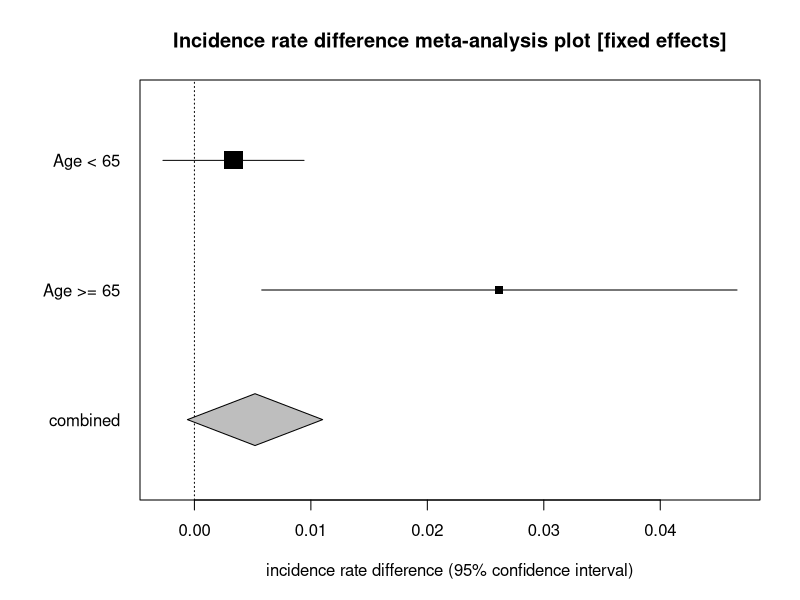
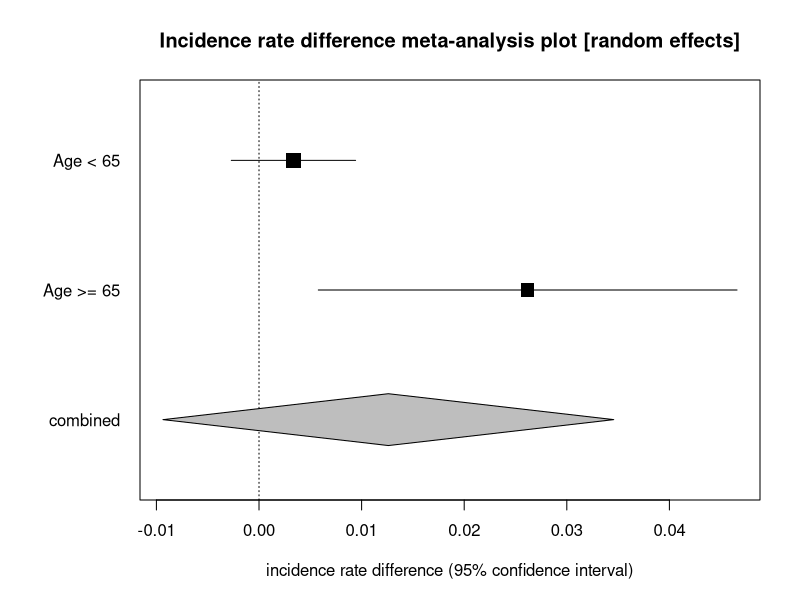

The R source for these figures, in order:
# Incidence rate meta-analysis: the StatsDirect help example (Rothman and Monson 1973,
# deaths among patients with trigeminal neuralgia in two age strata, exposed and not
# exposed; the test workbook's meta worksheet columns Exposed cases, Exposed
# person-time, Control cases, Control person-time and Age split) in R
a <- c(14, 76)        # cases in the exposed groups
pt1 <- c(1516, 949)   # person-years in the exposed groups
b <- c(10, 121)       # cases in the non-exposed groups
pt2 <- c(1701, 2245)  # person-years in the non-exposed groups
strata <- c("Age < 65", "Age >= 65")
k <- length(a)
z <- qnorm(0.975)     # for 95% confidence intervals
six <- function(x) formatC(x, digits = 6, format = "f", drop0trailing = TRUE)
pv <- function(p) {
  if (p < 0.0001) "P < 0.0001" else
    paste("P =", formatC(p, digits = 4, format = "f", drop0trailing = TRUE))
}

# Base R has no meta-analysis function, so the pooling follows the formulae above: a
# fixed effects estimate weighted by inverse variance, Cochran's Q for heterogeneity,
# the DerSimonian-Laird moment estimate of the between-studies variance (tau squared,
# zero when Q is below its degrees of freedom) and the random effects estimate, whose
# weights add tau squared to each stratum's variance (two or more strata)
pool <- function(y, v) {
  w <- 1 / v
  fixed <- sum(w * y) / sum(w)
  q <- sum(w * (y - fixed)^2)
  tau2 <- max(0, (q - (k - 1)) / (sum(w) - sum(w^2) / sum(w)))
  wr <- 1 / (v + tau2)
  list(fixed = fixed, se = sqrt(1 / sum(w)), q = q, tau2 = tau2,
       random = sum(wr * y) / sum(wr), se_r = sqrt(1 / sum(wr)),
       fixed_pct = 100 * w / sum(w), random_pct = 100 * wr / sum(wr))
}
# The pooled part of the report; f back-transforms a log ratio to a ratio
summarise <- function(p, name, null, f = identity) {
  ci <- function(est, se) {
    paste0("(95% CI = ", six(f(est - z * se)), " to ", six(f(est + z * se)), ")")
  }
  cat("Fixed effects (inverse variance)\n")
  cat("Pooled", name, "=", six(f(p$fixed)), ci(p$fixed, p$se), "\n")
  cat("Z (test ", name, " differs from ", null, ") = ", six(p$fixed / p$se), "  ",
      pv(2 * pnorm(-abs(p$fixed / p$se))), "\n", sep = "")
  cat("Non-combinability of studies\n")
  cat("Cochran Q = ", six(p$q), "  (df = ", k - 1, ")  ",
      pv(pchisq(p$q, k - 1, lower.tail = FALSE)), "\n", sep = "")
  cat("Moment-based estimate of between studies variance =", six(p$tau2), "\n")
  # I2 is the share of Q beyond its degrees of freedom; StatsDirect adds a confidence
  # interval for it when there are at least three strata
  i2 <- max(0, 100 * (p$q - (k - 1)) / p$q)
  cat("I2 (inconsistency) = ",
      formatC(i2, digits = 1, format = "f", drop0trailing = TRUE), "%\n", sep = "")
  cat("Random effects (DerSimonian-Laird)\n")
  cat("Pooled", name, "=", six(f(p$random)), ci(p$random, p$se_r), "\n")
  cat("Z (test ", name, " differs from ", null, ") = ", six(p$random / p$se_r), "  ",
      pv(2 * pnorm(-abs(p$random / p$se_r))), "\n", sep = "")
}
# The forest plots that follow in the report: each stratum's estimate and interval, a
# box that grows with its weight, and the pooled estimate as a diamond at the foot
forest <- function(est, lower, upper, pooled, p_lower, p_upper, pct, main, xlab,
                   null, log = "") {
  par(mar = c(5, 7, 4, 2))
  y <- (k + 1):2
  plot(NA, xlim = range(lower, upper, p_lower, p_upper), ylim = c(0.5, k + 1.5),
       log = log, yaxt = "n", ylab = "", xlab = xlab, main = main)
  axis(2, at = c(y, 1), labels = c(strata, "combined"), las = 1, tick = FALSE)
  abline(v = null, lty = 3)
  segments(lower, y, upper, y)
  points(est, y, pch = 15, cex = 0.5 + 2 * sqrt(pct / 100))
  polygon(c(p_lower, pooled, p_upper, pooled), c(1, 1.2, 1, 0.8), col = "grey")
}

# Each stratum's incidence rate difference, with its approximate interval: the
# difference plus and minus z standard errors, from the Poisson variance of the
# difference, a/pt1^2 + b/pt2^2, which the fixed effects weights invert
ird <- a / pt1 - b / pt2
v_ird <- a / pt1^2 + b / pt2^2
se_ird <- sqrt(v_ird)
res <- pool(ird, v_ird)
cat("Incidence rate difference (IRD) meta-analysis\n")
print(data.frame(stratum = 1:k, IRD = six(ird), lower = six(ird - z * se_ird),
                 upper = six(ird + z * se_ird), strata), row.names = FALSE)
# The report's next table: the standardised effect is the difference itself, with its
# variance beside the weights
print(data.frame(stratum = 1:k, effect = six(ird), variance = six(v_ird),
                 fixed = six(res$fixed_pct), random = six(res$random_pct), strata),
      row.names = FALSE)
summarise(res, "IRD", 0)
forest(ird, ird - z * se_ird, ird + z * se_ird, res$fixed, res$fixed - z * res$se,
       res$fixed + z * res$se, res$fixed_pct,
       "Incidence rate difference meta-analysis plot [fixed effects]",
       "incidence rate difference (95% confidence interval)", 0)
forest(ird, ird - z * se_ird, ird + z * se_ird, res$random, res$random - z * res$se_r,
       res$random + z * res$se_r, res$random_pct,
       "Incidence rate difference meta-analysis plot [random effects]",
       "incidence rate difference (95% confidence interval)", 0)
